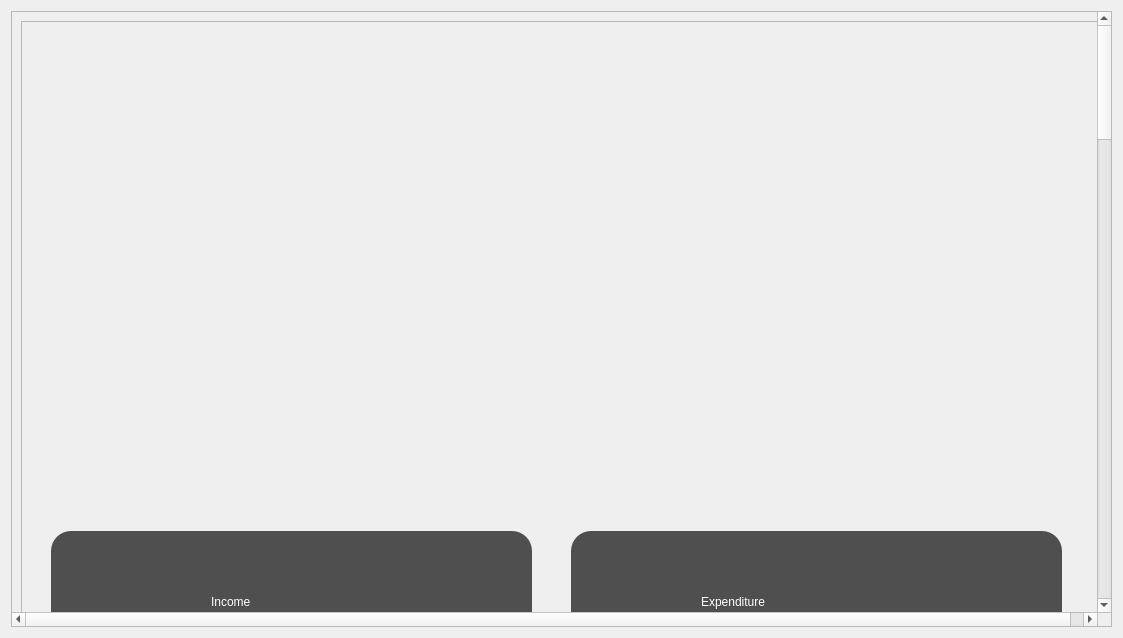
<?xml version="1.0" encoding="UTF-8"?>
<ui version="4.0">
 <class>IncomeMan</class>
 <widget class="QDialog" name="IncomeMan">
  <property name="geometry">
   <rect>
    <x>0</x>
    <y>0</y>
    <width>1123</width>
    <height>638</height>
   </rect>
  </property>
  <property name="windowTitle">
   <string>Dialog</string>
  </property>
  <property name="styleSheet">
   <string notr="true"/>
  </property>
  <layout class="QVBoxLayout" name="verticalLayout">
   <item>
    <widget class="QScrollArea" name="scrollArea">
     <property name="widgetResizable">
      <bool>true</bool>
     </property>
     <widget class="QWidget" name="scrollAreaWidgetContents_2">
      <property name="geometry">
       <rect>
        <x>0</x>
        <y>-1316</y>
        <width>1102</width>
        <height>3022</height>
       </rect>
      </property>
      <layout class="QVBoxLayout" name="verticalLayout_2">
       <item>
        <widget class="QFrame" name="frame">
         <property name="minimumSize">
          <size>
           <width>1080</width>
           <height>3000</height>
          </size>
         </property>
         <property name="styleSheet">
          <string notr="true"/>
         </property>
         <property name="frameShape">
          <enum>QFrame::StyledPanel</enum>
         </property>
         <property name="frameShadow">
          <enum>QFrame::Raised</enum>
         </property>
         <widget class="QFrame" name="horizontalFrame">
          <property name="geometry">
           <rect>
            <x>-40</x>
            <y>9</y>
            <width>551</width>
            <height>501</height>
           </rect>
          </property>
          <layout class="QHBoxLayout" name="horizontalLayout"/>
         </widget>
         <widget class="QFrame" name="horizontalFrame_2">
          <property name="geometry">
           <rect>
            <x>209</x>
            <y>1690</y>
            <width>661</width>
            <height>411</height>
           </rect>
          </property>
          <layout class="QHBoxLayout" name="horizontalLayout_2"/>
         </widget>
         <widget class="QFrame" name="horizontalFrame3">
          <property name="geometry">
           <rect>
            <x>520</x>
            <y>9</y>
            <width>541</width>
            <height>501</height>
           </rect>
          </property>
          <layout class="QHBoxLayout" name="horizontalLayout_4"/>
         </widget>
         <widget class="QFrame" name="horizontalFrame4">
          <property name="geometry">
           <rect>
            <x>210</x>
            <y>1210</y>
            <width>661</width>
            <height>661</height>
           </rect>
          </property>
          <layout class="QHBoxLayout" name="horizontalLayout_3"/>
         </widget>
         <widget class="QLabel" name="label">
          <property name="geometry">
           <rect>
            <x>30</x>
            <y>510</y>
            <width>481</width>
            <height>481</height>
           </rect>
          </property>
          <property name="styleSheet">
           <string notr="true">background:rgba(34, 34, 34,78%);
border-radius:20px;
</string>
          </property>
          <property name="text">
           <string/>
          </property>
         </widget>
         <widget class="QLabel" name="RoomManagement">
          <property name="geometry">
           <rect>
            <x>63</x>
            <y>628</y>
            <width>219</width>
            <height>25</height>
           </rect>
          </property>
          <property name="font">
           <font>
            <family>Bahnschrift SemiBold</family>
            <pointsize>15</pointsize>
            <italic>false</italic>
            <bold>true</bold>
           </font>
          </property>
          <property name="styleSheet">
           <string notr="true">color: rgb(255, 255, 255);
font: 600 15pt &quot;Bahnschrift SemiBold&quot;;</string>
          </property>
          <property name="text">
           <string>Room Management:</string>
          </property>
         </widget>
         <widget class="QLineEdit" name="lineEdit">
          <property name="geometry">
           <rect>
            <x>290</x>
            <y>627</y>
            <width>154</width>
            <height>26</height>
           </rect>
          </property>
         </widget>
         <widget class="QLabel" name="Entertainment">
          <property name="geometry">
           <rect>
            <x>92</x>
            <y>678</y>
            <width>171</width>
            <height>25</height>
           </rect>
          </property>
          <property name="font">
           <font>
            <family>Bahnschrift SemiBold</family>
            <pointsize>15</pointsize>
            <italic>false</italic>
            <bold>true</bold>
           </font>
          </property>
          <property name="styleSheet">
           <string notr="true">color: rgb(255, 255, 255);
font: 600 15pt &quot;Bahnschrift SemiBold&quot;;</string>
          </property>
          <property name="text">
           <string> Entertainment:</string>
          </property>
         </widget>
         <widget class="QLineEdit" name="lineEdit_2">
          <property name="geometry">
           <rect>
            <x>290</x>
            <y>678</y>
            <width>154</width>
            <height>26</height>
           </rect>
          </property>
         </widget>
         <widget class="QLabel" name="Food">
          <property name="geometry">
           <rect>
            <x>152</x>
            <y>728</y>
            <width>61</width>
            <height>25</height>
           </rect>
          </property>
          <property name="font">
           <font>
            <family>Bahnschrift SemiBold</family>
            <pointsize>15</pointsize>
            <italic>false</italic>
            <bold>true</bold>
           </font>
          </property>
          <property name="styleSheet">
           <string notr="true">color: rgb(255, 255, 255);
font: 600 15pt &quot;Bahnschrift SemiBold&quot;;</string>
          </property>
          <property name="text">
           <string>Food:</string>
          </property>
         </widget>
         <widget class="QLineEdit" name="lineEdit_3">
          <property name="geometry">
           <rect>
            <x>290</x>
            <y>729</y>
            <width>154</width>
            <height>26</height>
           </rect>
          </property>
         </widget>
         <widget class="QLabel" name="RoomBooking">
          <property name="geometry">
           <rect>
            <x>112</x>
            <y>778</y>
            <width>171</width>
            <height>25</height>
           </rect>
          </property>
          <property name="styleSheet">
           <string notr="true">font: 600 15pt &quot;Bahnschrift SemiBold&quot;;
color:rgb(255, 255, 255);</string>
          </property>
          <property name="text">
           <string>Room Booking:</string>
          </property>
         </widget>
         <widget class="QLineEdit" name="lineEdit_4">
          <property name="geometry">
           <rect>
            <x>290</x>
            <y>780</y>
            <width>154</width>
            <height>26</height>
           </rect>
          </property>
         </widget>
         <widget class="QLineEdit" name="lineEdit_5">
          <property name="geometry">
           <rect>
            <x>290</x>
            <y>940</y>
            <width>154</width>
            <height>26</height>
           </rect>
          </property>
         </widget>
         <widget class="QPushButton" name="pushButton">
          <property name="geometry">
           <rect>
            <x>70</x>
            <y>880</y>
            <width>381</width>
            <height>41</height>
           </rect>
          </property>
          <property name="text">
           <string>Save</string>
          </property>
         </widget>
         <widget class="QLabel" name="label_2">
          <property name="geometry">
           <rect>
            <x>120</x>
            <y>940</y>
            <width>151</width>
            <height>25</height>
           </rect>
          </property>
          <property name="styleSheet">
           <string notr="true">font: 600 15pt &quot;Bahnschrift SemiBold&quot;;
color:rgb(255, 255, 255);</string>
          </property>
          <property name="text">
           <string>Total Earned:</string>
          </property>
         </widget>
         <widget class="QLabel" name="label_3">
          <property name="geometry">
           <rect>
            <x>190</x>
            <y>550</y>
            <width>161</width>
            <height>61</height>
           </rect>
          </property>
          <property name="contextMenuPolicy">
           <enum>Qt::PreventContextMenu</enum>
          </property>
          <property name="styleSheet">
           <string notr="true">font: 600 25pt &quot;Bahnschrift SemiBold&quot;;
color:rgb(255, 255, 255);</string>
          </property>
          <property name="text">
           <string>Income </string>
          </property>
          <property name="wordWrap">
           <bool>false</bool>
          </property>
         </widget>
         <widget class="QLabel" name="label_4">
          <property name="geometry">
           <rect>
            <x>550</x>
            <y>510</y>
            <width>491</width>
            <height>691</height>
           </rect>
          </property>
          <property name="styleSheet">
           <string notr="true">background:rgba(34, 34, 34,78%);
border-radius:20px;
</string>
          </property>
          <property name="text">
           <string/>
          </property>
         </widget>
         <widget class="QLineEdit" name="lineEdit_6">
          <property name="geometry">
           <rect>
            <x>830</x>
            <y>627</y>
            <width>154</width>
            <height>26</height>
           </rect>
          </property>
         </widget>
         <widget class="QPushButton" name="pushButton_2">
          <property name="geometry">
           <rect>
            <x>610</x>
            <y>1030</y>
            <width>381</width>
            <height>41</height>
           </rect>
          </property>
          <property name="text">
           <string>Save</string>
          </property>
         </widget>
         <widget class="QLabel" name="label_5">
          <property name="geometry">
           <rect>
            <x>660</x>
            <y>1110</y>
            <width>151</width>
            <height>25</height>
           </rect>
          </property>
          <property name="styleSheet">
           <string notr="true">font: 600 15pt &quot;Bahnschrift SemiBold&quot;;
color:rgb(255, 255, 255);</string>
          </property>
          <property name="text">
           <string>Total Earned:</string>
          </property>
         </widget>
         <widget class="QLabel" name="RoomManagement_2">
          <property name="geometry">
           <rect>
            <x>603</x>
            <y>628</y>
            <width>219</width>
            <height>25</height>
           </rect>
          </property>
          <property name="font">
           <font>
            <family>Bahnschrift SemiBold</family>
            <pointsize>15</pointsize>
            <italic>false</italic>
            <bold>true</bold>
           </font>
          </property>
          <property name="styleSheet">
           <string notr="true">color: rgb(255, 255, 255);
font: 600 15pt &quot;Bahnschrift SemiBold&quot;;</string>
          </property>
          <property name="text">
           <string>Room Management:</string>
          </property>
         </widget>
         <widget class="QLabel" name="Entertainment_2">
          <property name="geometry">
           <rect>
            <x>620</x>
            <y>678</y>
            <width>171</width>
            <height>25</height>
           </rect>
          </property>
          <property name="font">
           <font>
            <family>Bahnschrift SemiBold</family>
            <pointsize>15</pointsize>
            <italic>false</italic>
            <bold>true</bold>
           </font>
          </property>
          <property name="styleSheet">
           <string notr="true">color: rgb(255, 255, 255);
font: 600 15pt &quot;Bahnschrift SemiBold&quot;;</string>
          </property>
          <property name="text">
           <string> Entertainment:</string>
          </property>
         </widget>
         <widget class="QLabel" name="Food_2">
          <property name="geometry">
           <rect>
            <x>600</x>
            <y>728</y>
            <width>221</width>
            <height>25</height>
           </rect>
          </property>
          <property name="font">
           <font>
            <family>Bahnschrift SemiBold</family>
            <pointsize>15</pointsize>
            <italic>false</italic>
            <bold>true</bold>
           </font>
          </property>
          <property name="styleSheet">
           <string notr="true">color: rgb(255, 255, 255);
font: 600 15pt &quot;Bahnschrift SemiBold&quot;;</string>
          </property>
          <property name="text">
           <string>Food And Bevrages</string>
          </property>
         </widget>
         <widget class="QLineEdit" name="lineEdit_7">
          <property name="geometry">
           <rect>
            <x>830</x>
            <y>1110</y>
            <width>154</width>
            <height>26</height>
           </rect>
          </property>
         </widget>
         <widget class="QLabel" name="RoomBooking_2">
          <property name="geometry">
           <rect>
            <x>610</x>
            <y>778</y>
            <width>231</width>
            <height>25</height>
           </rect>
          </property>
          <property name="styleSheet">
           <string notr="true">font: 600 15pt &quot;Bahnschrift SemiBold&quot;;
color:rgb(255, 255, 255);</string>
          </property>
          <property name="text">
           <string>Staff Management</string>
          </property>
         </widget>
         <widget class="QLineEdit" name="lineEdit_8">
          <property name="geometry">
           <rect>
            <x>830</x>
            <y>729</y>
            <width>154</width>
            <height>26</height>
           </rect>
          </property>
         </widget>
         <widget class="QLineEdit" name="lineEdit_9">
          <property name="geometry">
           <rect>
            <x>830</x>
            <y>678</y>
            <width>154</width>
            <height>26</height>
           </rect>
          </property>
         </widget>
         <widget class="QLineEdit" name="lineEdit_10">
          <property name="geometry">
           <rect>
            <x>830</x>
            <y>780</y>
            <width>154</width>
            <height>26</height>
           </rect>
          </property>
         </widget>
         <widget class="QLabel" name="label_7">
          <property name="geometry">
           <rect>
            <x>680</x>
            <y>550</y>
            <width>241</width>
            <height>61</height>
           </rect>
          </property>
          <property name="contextMenuPolicy">
           <enum>Qt::PreventContextMenu</enum>
          </property>
          <property name="styleSheet">
           <string notr="true">font: 600 25pt &quot;Bahnschrift SemiBold&quot;;
color:rgb(255, 255, 255);</string>
          </property>
          <property name="text">
           <string>Expenditure</string>
          </property>
          <property name="wordWrap">
           <bool>false</bool>
          </property>
         </widget>
         <widget class="QLabel" name="RoomBooking_3">
          <property name="geometry">
           <rect>
            <x>610</x>
            <y>824</y>
            <width>211</width>
            <height>25</height>
           </rect>
          </property>
          <property name="styleSheet">
           <string notr="true">font: 600 15pt &quot;Bahnschrift SemiBold&quot;;
color:rgb(255, 255, 255);</string>
          </property>
          <property name="text">
           <string>Tax And Insurance</string>
          </property>
         </widget>
         <widget class="QLineEdit" name="lineEdit_11">
          <property name="geometry">
           <rect>
            <x>830</x>
            <y>826</y>
            <width>154</width>
            <height>26</height>
           </rect>
          </property>
          <property name="text">
           <string/>
          </property>
         </widget>
         <widget class="QLabel" name="RoomBooking_4">
          <property name="geometry">
           <rect>
            <x>670</x>
            <y>870</y>
            <width>171</width>
            <height>25</height>
           </rect>
          </property>
          <property name="styleSheet">
           <string notr="true">font: 600 15pt &quot;Bahnschrift SemiBold&quot;;
color:rgb(255, 255, 255);</string>
          </property>
          <property name="text">
           <string>Utilities</string>
          </property>
         </widget>
         <widget class="QLineEdit" name="lineEdit_12">
          <property name="geometry">
           <rect>
            <x>830</x>
            <y>872</y>
            <width>154</width>
            <height>26</height>
           </rect>
          </property>
          <property name="text">
           <string/>
          </property>
         </widget>
         <widget class="QLabel" name="RoomManagement_3">
          <property name="geometry">
           <rect>
            <x>591</x>
            <y>920</y>
            <width>231</width>
            <height>25</height>
           </rect>
          </property>
          <property name="font">
           <font>
            <family>Bahnschrift SemiBold</family>
            <pointsize>15</pointsize>
            <italic>false</italic>
            <bold>true</bold>
           </font>
          </property>
          <property name="styleSheet">
           <string notr="true">color: rgb(255, 255, 255);
font: 600 15pt &quot;Bahnschrift SemiBold&quot;;</string>
          </property>
          <property name="text">
           <string>Marketing And Sales</string>
          </property>
         </widget>
         <widget class="QLineEdit" name="lineEdit_13">
          <property name="geometry">
           <rect>
            <x>830</x>
            <y>920</y>
            <width>154</width>
            <height>26</height>
           </rect>
          </property>
         </widget>
         <widget class="QLineEdit" name="lineEdit_14">
          <property name="geometry">
           <rect>
            <x>829</x>
            <y>970</y>
            <width>154</width>
            <height>26</height>
           </rect>
          </property>
         </widget>
         <widget class="QLabel" name="RoomManagement_4">
          <property name="geometry">
           <rect>
            <x>590</x>
            <y>970</y>
            <width>241</width>
            <height>25</height>
           </rect>
          </property>
          <property name="font">
           <font>
            <family>Bahnschrift SemiBold</family>
            <pointsize>15</pointsize>
            <italic>false</italic>
            <bold>true</bold>
           </font>
          </property>
          <property name="styleSheet">
           <string notr="true">color: rgb(255, 255, 255);
font: 600 15pt &quot;Bahnschrift SemiBold&quot;;</string>
          </property>
          <property name="text">
           <string>System Maintainance</string>
          </property>
         </widget>
         <widget class="QLabel" name="label_6">
          <property name="geometry">
           <rect>
            <x>30</x>
            <y>1020</y>
            <width>481</width>
            <height>181</height>
           </rect>
          </property>
          <property name="styleSheet">
           <string notr="true">background:rgba(34, 34, 34,78%);
border-radius:20px;
</string>
          </property>
          <property name="text">
           <string/>
          </property>
         </widget>
         <widget class="QLabel" name="RoomBooking_5">
          <property name="geometry">
           <rect>
            <x>112</x>
            <y>828</y>
            <width>171</width>
            <height>25</height>
           </rect>
          </property>
          <property name="styleSheet">
           <string notr="true">font: 600 15pt &quot;Bahnschrift SemiBold&quot;;
color:rgb(255, 255, 255);</string>
          </property>
          <property name="text">
           <string>Other Sources</string>
          </property>
         </widget>
         <widget class="QLineEdit" name="lineEdit_15">
          <property name="geometry">
           <rect>
            <x>290</x>
            <y>830</y>
            <width>154</width>
            <height>26</height>
           </rect>
          </property>
          <property name="text">
           <string/>
          </property>
         </widget>
         <widget class="QLabel" name="RoomBooking_6">
          <property name="geometry">
           <rect>
            <x>220</x>
            <y>1050</y>
            <width>171</width>
            <height>41</height>
           </rect>
          </property>
          <property name="font">
           <font>
            <family>Bahnschrift SemiBold</family>
            <pointsize>25</pointsize>
            <italic>false</italic>
            <bold>true</bold>
           </font>
          </property>
          <property name="styleSheet">
           <string notr="true">font: 600 25pt &quot;Bahnschrift SemiBold&quot;;
color:rgb(255, 255, 255);</string>
          </property>
          <property name="text">
           <string>Profit</string>
          </property>
         </widget>
         <widget class="QLineEdit" name="lineEdit_16">
          <property name="geometry">
           <rect>
            <x>153</x>
            <y>1110</y>
            <width>251</width>
            <height>41</height>
           </rect>
          </property>
          <property name="styleSheet">
           <string notr="true">border-radius:15px;</string>
          </property>
         </widget>
         <zorder>label</zorder>
         <zorder>horizontalFrame</zorder>
         <zorder>horizontalFrame_2</zorder>
         <zorder>horizontalFrame3</zorder>
         <zorder>horizontalFrame4</zorder>
         <zorder>RoomManagement</zorder>
         <zorder>lineEdit</zorder>
         <zorder>Entertainment</zorder>
         <zorder>lineEdit_2</zorder>
         <zorder>Food</zorder>
         <zorder>lineEdit_3</zorder>
         <zorder>RoomBooking</zorder>
         <zorder>lineEdit_4</zorder>
         <zorder>lineEdit_5</zorder>
         <zorder>pushButton</zorder>
         <zorder>label_2</zorder>
         <zorder>label_3</zorder>
         <zorder>label_4</zorder>
         <zorder>lineEdit_6</zorder>
         <zorder>pushButton_2</zorder>
         <zorder>label_5</zorder>
         <zorder>RoomManagement_2</zorder>
         <zorder>Entertainment_2</zorder>
         <zorder>Food_2</zorder>
         <zorder>lineEdit_7</zorder>
         <zorder>RoomBooking_2</zorder>
         <zorder>lineEdit_8</zorder>
         <zorder>lineEdit_9</zorder>
         <zorder>lineEdit_10</zorder>
         <zorder>label_7</zorder>
         <zorder>RoomBooking_3</zorder>
         <zorder>lineEdit_11</zorder>
         <zorder>RoomBooking_4</zorder>
         <zorder>lineEdit_12</zorder>
         <zorder>RoomManagement_3</zorder>
         <zorder>lineEdit_13</zorder>
         <zorder>lineEdit_14</zorder>
         <zorder>RoomManagement_4</zorder>
         <zorder>label_6</zorder>
         <zorder>RoomBooking_5</zorder>
         <zorder>lineEdit_15</zorder>
         <zorder>RoomBooking_6</zorder>
         <zorder>lineEdit_16</zorder>
        </widget>
       </item>
      </layout>
     </widget>
    </widget>
   </item>
  </layout>
 </widget>
 <resources/>
 <connections/>
</ui>
